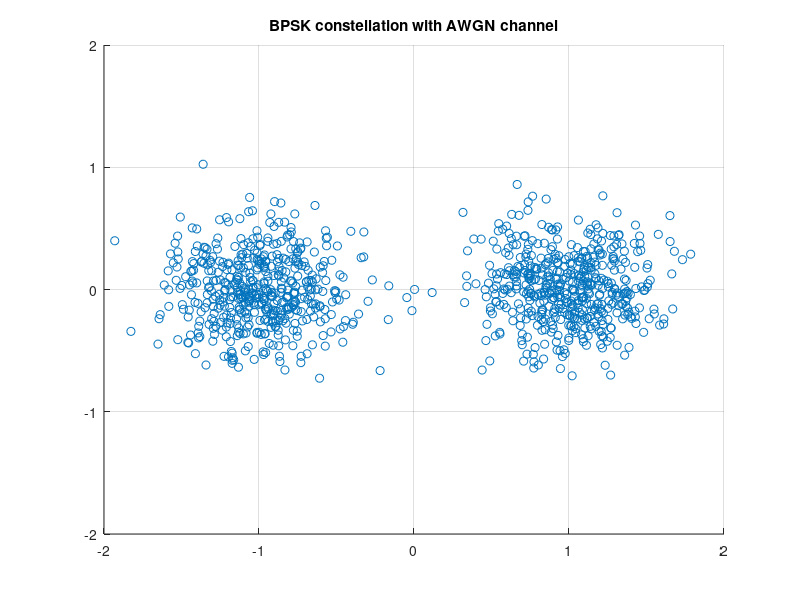

The MATLAB source for this figure: (Note: this script raises an error after producing the figure.)
clear all; close all; clc; pkg load communications;
% Task I Jaringan Akses Nirkabel
%% Rama Rahardi / 18117026

%% initialization
sr=128000.0; % Symbol rate
ml=1;        % ml:Number of modulation levels (BPSK:ml=1, QPSK:ml=2, 16QAM:ml=4)
br=sr .* ml; % Bit rate
nd = 10^5;   % Number of symbols that simulates in each loop
fd = 30; %Hertz %doppler frequency
EbN0_awgn = [0:2:8];
EbN0_fading = [0:5:25];

%% data generation
data=rand(1,nd*ml)>0.5;

%% BPSK modulation
x1 = data*2-1;

%%%%%%%%%%%%%%%%%%%%%%%%%%%%%%%%%%%%%
%% AWGN Channel
%%%%%%%%%%%%%%%%%%%%%%%%%%%%%%%%%%%%%
EbN0 = EbN0_awgn;  # Eb/N0 in dB
for i = 1:length(EbN0)
  n = 1/sqrt(2)*[randn(1,nd) + j*randn(1,nd)]; % white gaussian noise, 0dB variance
  y1 = x1 + 10^(-EbN0(i)/20)*n;
  
  %% receiver decision (demodulation)
  y2 = real(y1)>0;
  
  %% error calculation
  error(i) = size(find([data- y2]),2);
endfor
%% BER Calculation AWGN
ber_awgn_sim = error/nd;
ber_awgn_theory = qfunc(sqrt(2*10.^(EbN0/10)));

%% plot konstelasi
figure;
scatter(real(y1(1:1e2:nd)), imag(y1(1:1e2:nd)));
title('BPSK constellation with AWGN channel');
grid on; axis([-2 2 -2 2]);

%%%%%%%%%%%%%%%%%%%%%%%%%%%%%%%%%%%%%
%% Fading Channel
%%%%%%%%%%%%%%%%%%%%%%%%%%%%%%%%%%%%%
EbN0 = EbN0_fading;  # Eb/N0 in dB
for i = 1:length(EbN0)
  %fad = cxn(nd, 1);
  %fad = fading(nd, fd, 1/sr)';
  fad = fading2(nd, fd, 1/sr);
  n = 1/sqrt(2)*[randn(1,nd) + j*randn(1,nd)]; % white gaussian noise, 0dB variance
  y1 = x1.*fad + 10^(-EbN0(i)/20)*n;
  
  %% receiver decision (demodulation)
  %%% channel equalization
  y2 = y1./fad;
  y3 = real(y2)>0;
  
  %% error calculation
  error(i) = size(find([data- y3]),2);
endfor
%% BER Calculation AWGN
ber_fading_sim = error/nd;
ber_fading_theory = (1/2).*(1-sqrt(10.^(EbN0/10)./(10.^(EbN0/10)+1)));

%% plot konstelasi
figure;
scatter(real(y2(1:1e2:nd)), imag(y2(1:1e2:nd)));
title('BPSK constellation with AWGN fading channel');
grid on; axis([-2 2 -2 2]);

lw = 'linewidth';
figure; 
hold on;
semilogy(EbN0_awgn, ber_awgn_theory, '--r',"marker", "x", lw, 1.75);
semilogy(EbN0_awgn, ber_awgn_sim, '-r', "marker", "*", lw, 1.75);
semilogy(EbN0_fading, ber_fading_theory, '--b',"marker", "x", lw, 1.75);
semilogy(EbN0_fading, ber_fading_sim, '-b', "marker", "*", lw, 1.75);
hold off;
ylim([-10^-4 10^0]);
h = legend('BER AWGN Theory','BER AWGN Simulated', 'BER Fading Theory','BER Fading Simulated', "location", 'NorthEast');
xlabel('Eb/N_0 (dB)');
ylabel('Bit Error Rate (P_e)');
legend boxoff;
set(gca, 'fontsize', 14);
set(h, 'fontsize', 14);
grid on;